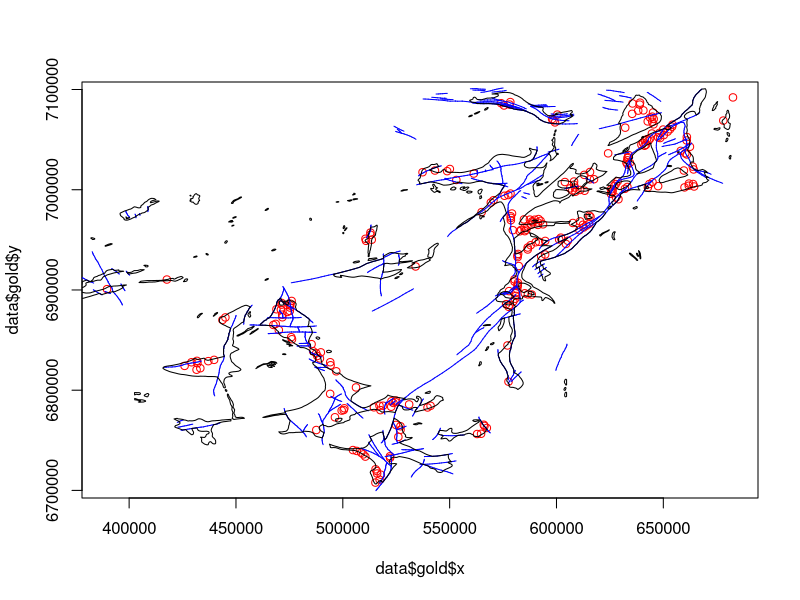
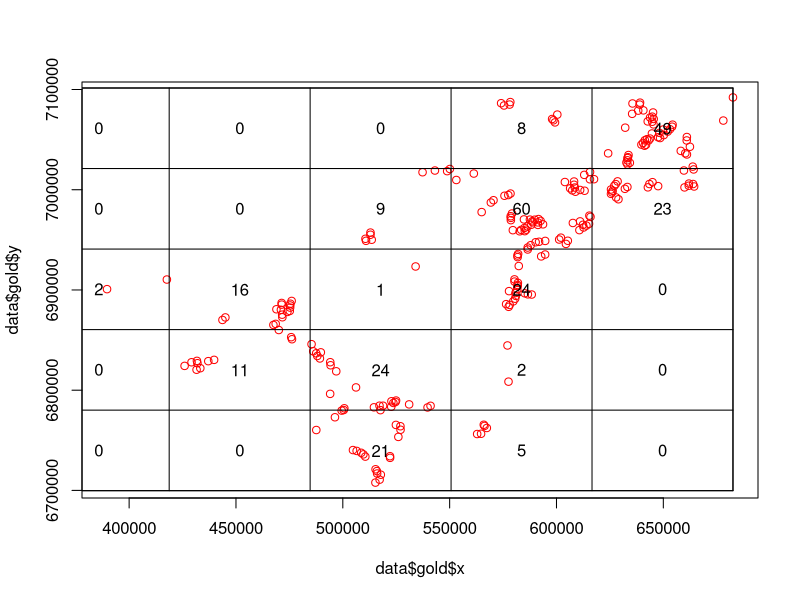
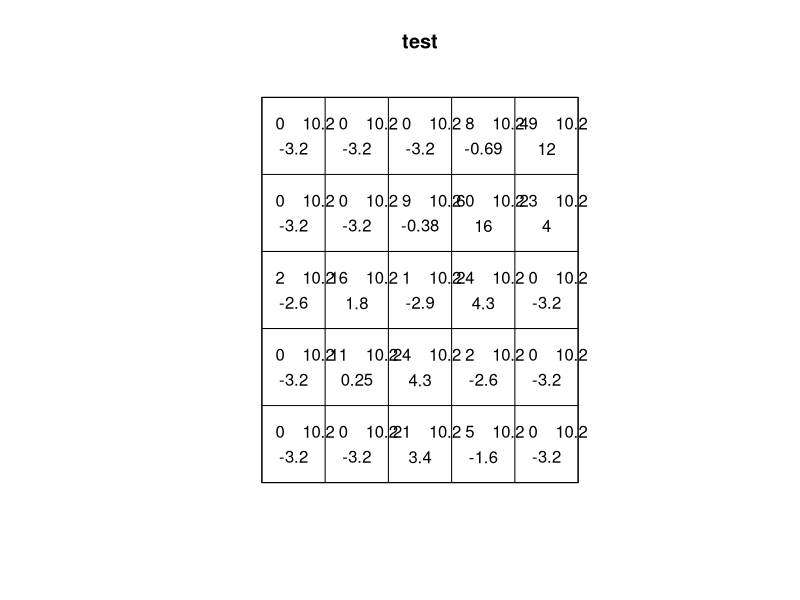
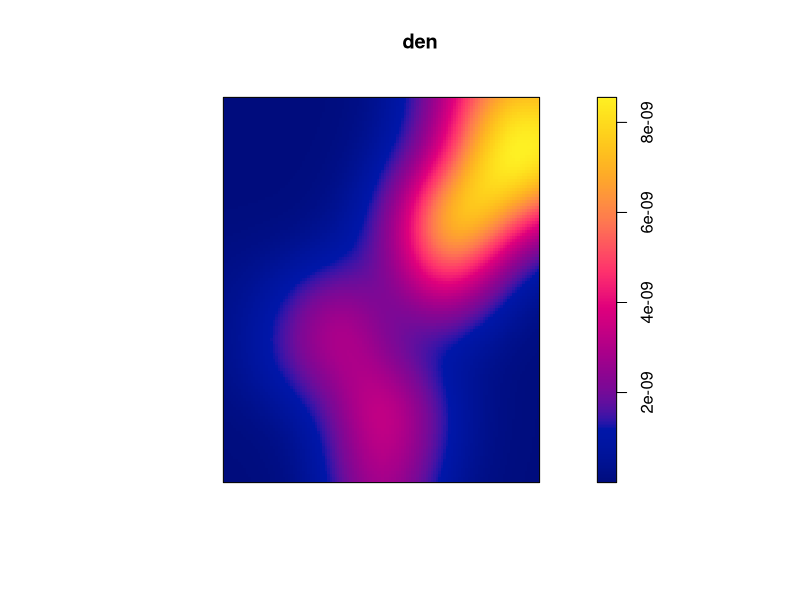
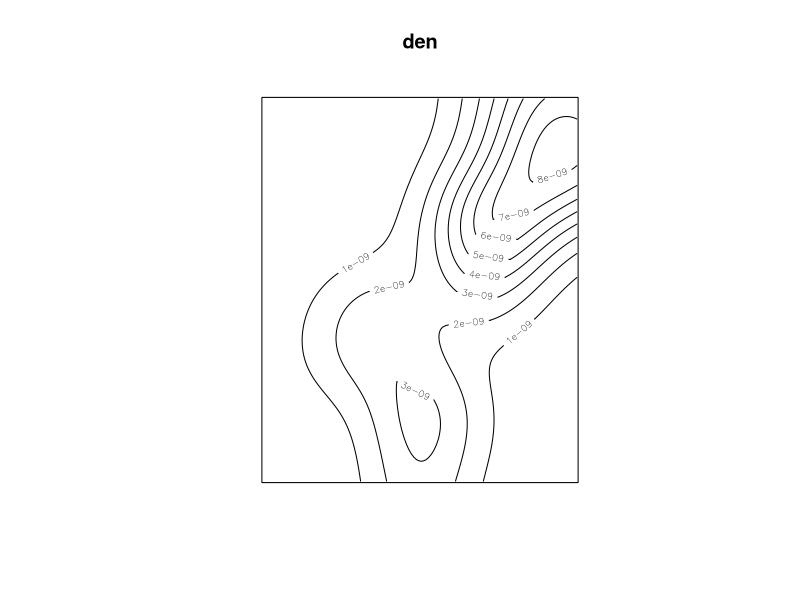
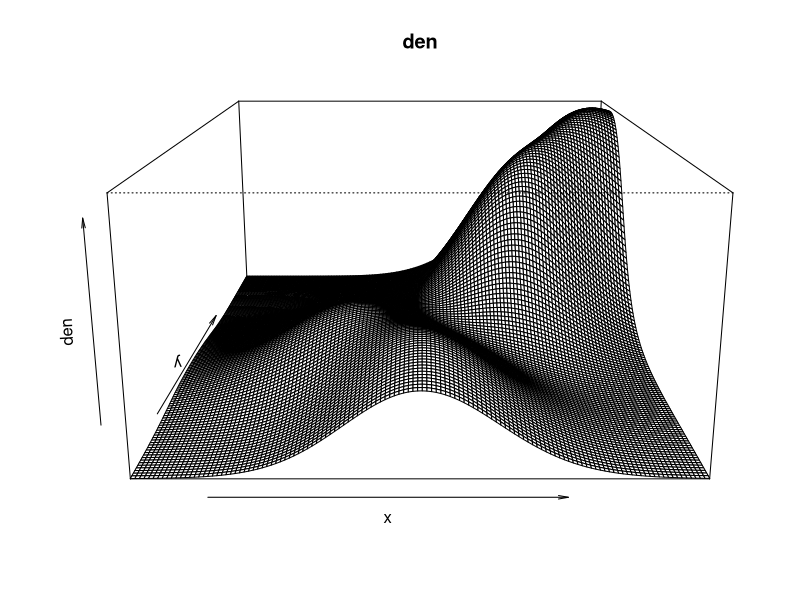
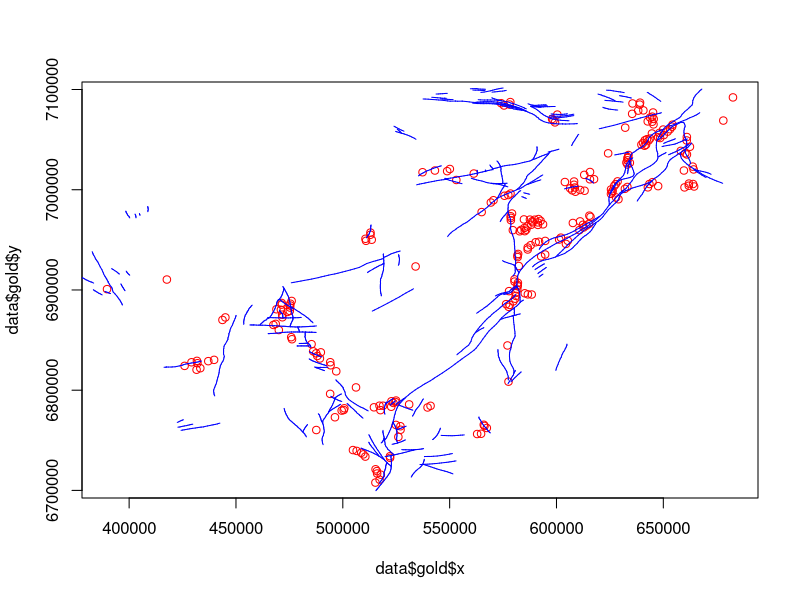
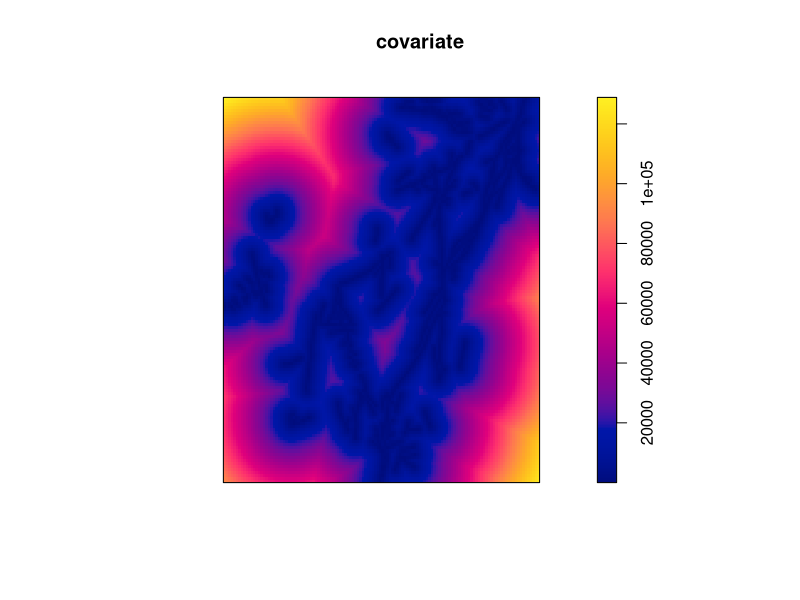

Generate these figures, in order, with R:
## ---- chunk 1

library(spatstat)
data <- murchison
plot(data$gold$x, data$gold$y, type = "p", col = "red") 
plot(data$faults, type = "l" ,add = TRUE, col = "blue") 
plot(data$greenstone, add = TRUE) 

class(data)

sum <- summary(data$gold)
sum$intensity
## ---- chunk 2

plot(data$gold$x, data$gold$y, type = "p", col = "red") 

count<-quadratcount(data$gold, 5,5)

plot(count, add=TRUE)

## ---- chunk 3

test <- quadrat.test(data$gold)
plot ( test )
test$p.value
 

#Wartosc p-value jest marginalna co oznacza ze mozemy odrzucic hipotezy zerowa mowiaca o losowym rozkladzie punktow

## ---- chunk 4

den <- density(data$gold)
plot(den)

summary(den)
contour(den)
persp(den)


## ---- chunk 5

plot(data$gold$x, data$gold$y, type = "p", col = "red") 
plot(data$faults, type = "l", add = TRUE, col = "blue") 

## ---- chunk 6

covariate <- distmap(data$faults)
plot(covariate)


plot(rhohat(data$gold,covariate))


distances <- distfun(data$faults)


distances(400000,7000000) #18913.02
